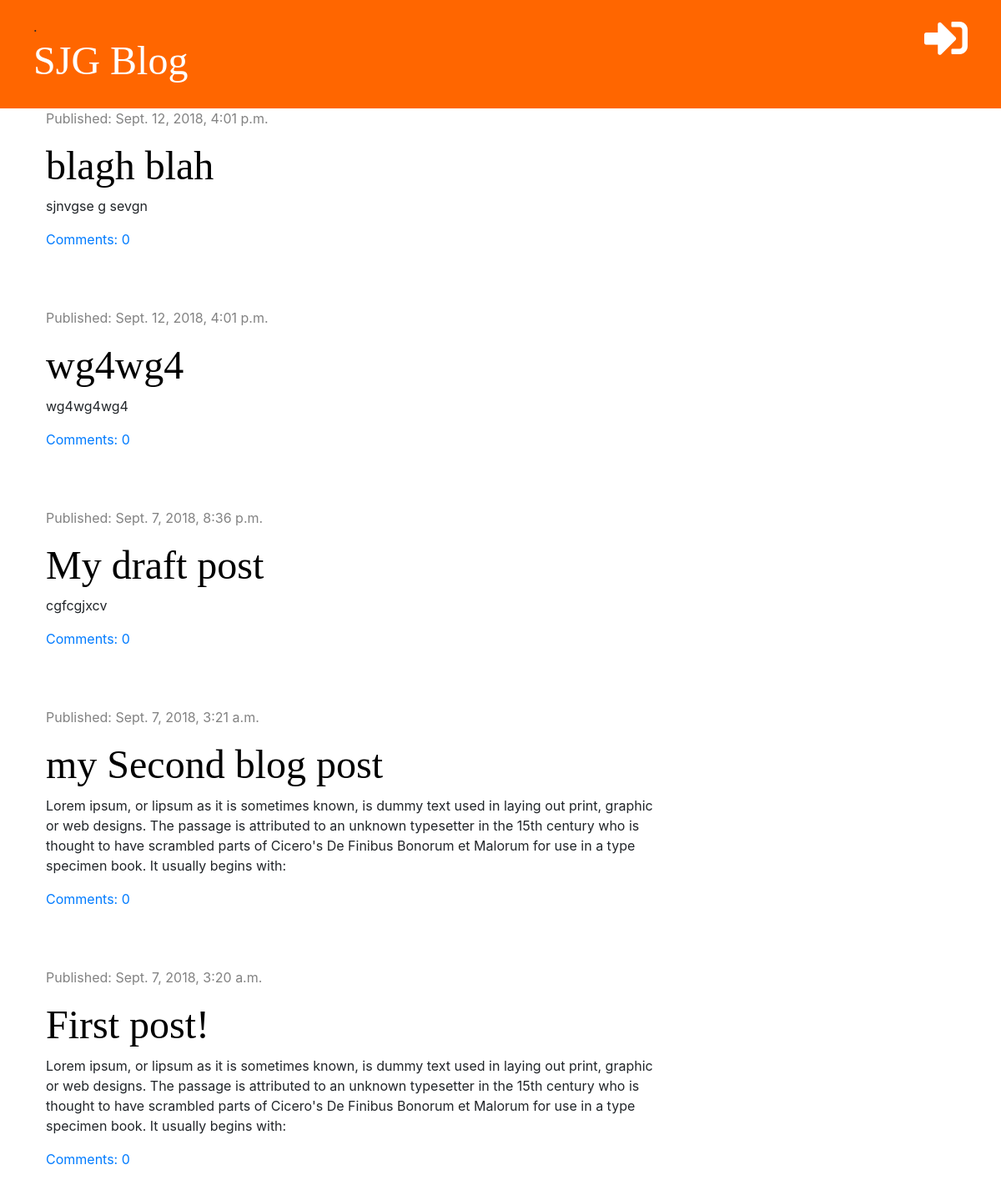
Before: / with the older database file.
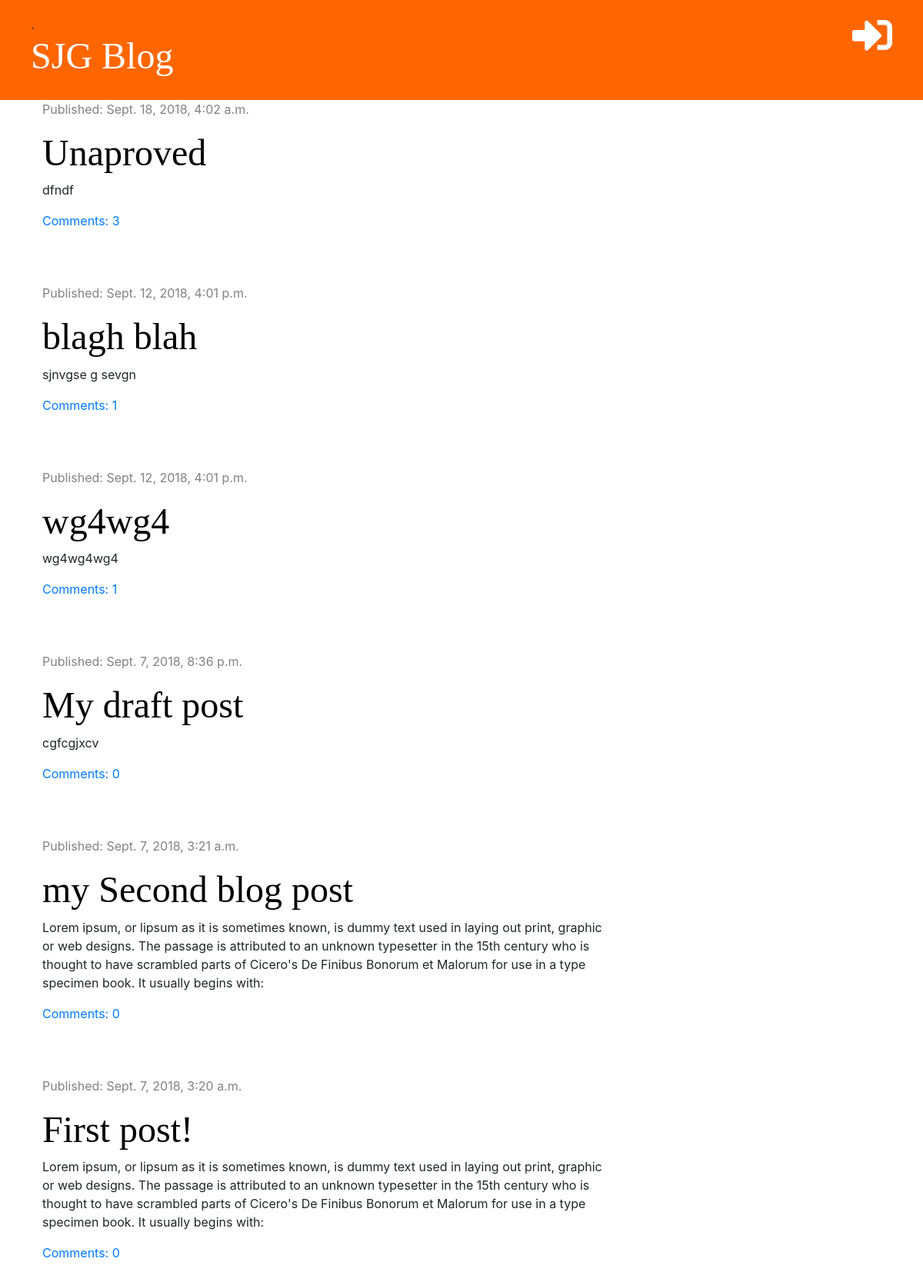
After: the same page with the newer database file.
### blog/models.py (models this page shows, shortened)
class Post(models.Model):
    author = models.ForeignKey('auth.User', on_delete=models.CASCADE)
    title = models.CharField(max_length=200)
    text = models.TextField()
    created_date = models.DateTimeField(default=timezone.now)
    published_date = models.DateTimeField(blank=True, null=True)
    def approved_comments(self):
        return self.comments.filter(approved=True)

### blog/views.py (the view)
# urls.py: path('', views.post_list, name='post_list'),
def post_list(request):
    post = Post.objects.filter(published_date__lte=timezone.now()).order_by('-published_date')
    stuff_for_frontend = {'post': post}
    return render(request, 'blog/post_list.html', stuff_for_frontend)

### blog/templates/blog/post_list.html (shortened to what this page needs)
{% extends 'blog/base.html' %}
{% block content %}
    {% for post in post %}
        <div class="post">
            <div class="date">
                <p>Published: {{ post.published_date }}</p>
            </div>
            <h1> <a href="{% url 'post_detail' pk=post.pk %}">{{ post.title }}</a></h1>
            <p>{{ post.text|linebreaksbr }}</p>
            <a href="{% url 'post_detail' pk=post.pk %}">Comments: {{ post.approved_comments.count }}</a>
        </div>
    {% endfor %}
{% endblock %}

Changed rows visible on the page:
added Post: published_date "Sept. 18, 2018, 4:02 a.m.", title "Unaproved", text "dfndf", approved_comments.count "3"
computed for Post "blagh blah": approved_comments.count "0" → "1"
computed for Post "wg4wg4": approved_comments.count "0" → "1"
